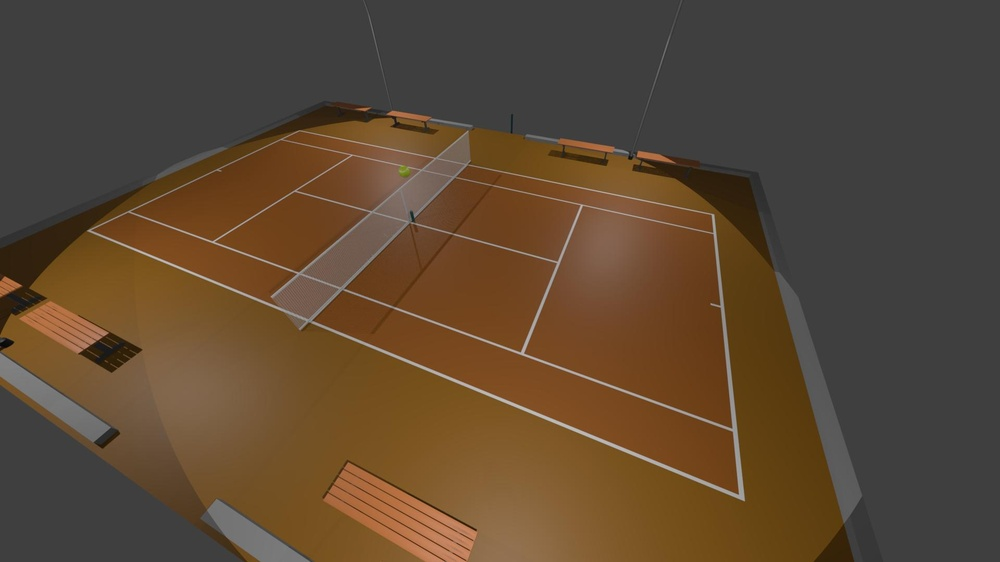
%> input picture misc/Labs/Lab4/captures/leftImg_1.jpeg, 1000 x 562 px, shrunk from 1920 x 1080 before the run
$ octave --eval "result = detectBall_Hough(imread('captures/leftImg_1.jpeg'));"   (GNU Octave 9; MATLAB toolbox functions it lacks are replaced by stand-ins)
%> lines starting %> are read from the running program, lines starting %| are printed output that depends on the picture
function [x,y,radius] = detectBall_Hough(img)
% This function detects a bright ball in an RGB image using
% MATLAB's imfindcircles function

% convert image to grayscale
gray = rgb2gray(img);
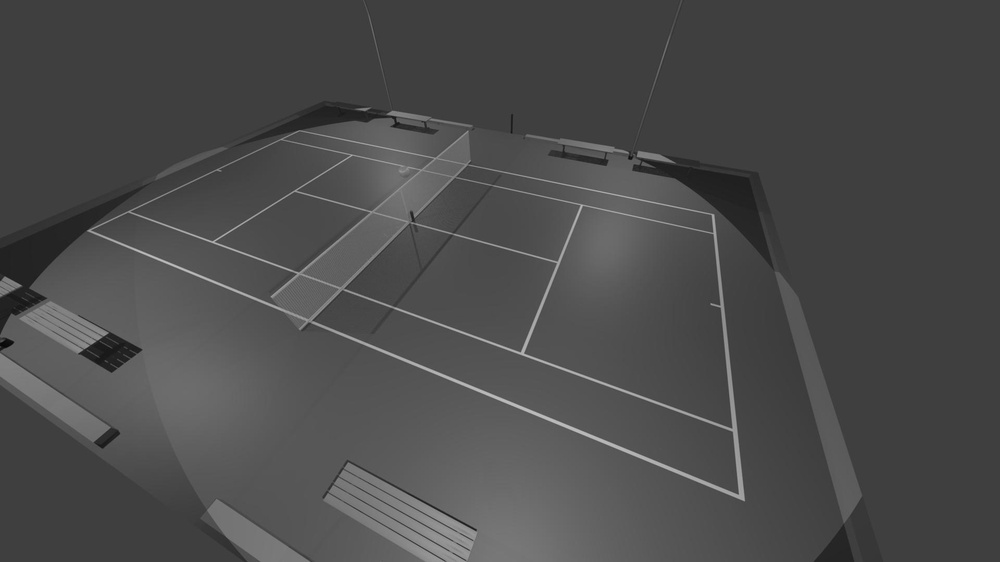
%> gray: size 562x1000 uint8; min 6, max 194, mean 75.5
% enhance local contrast
eq = adapthisteq(gray);
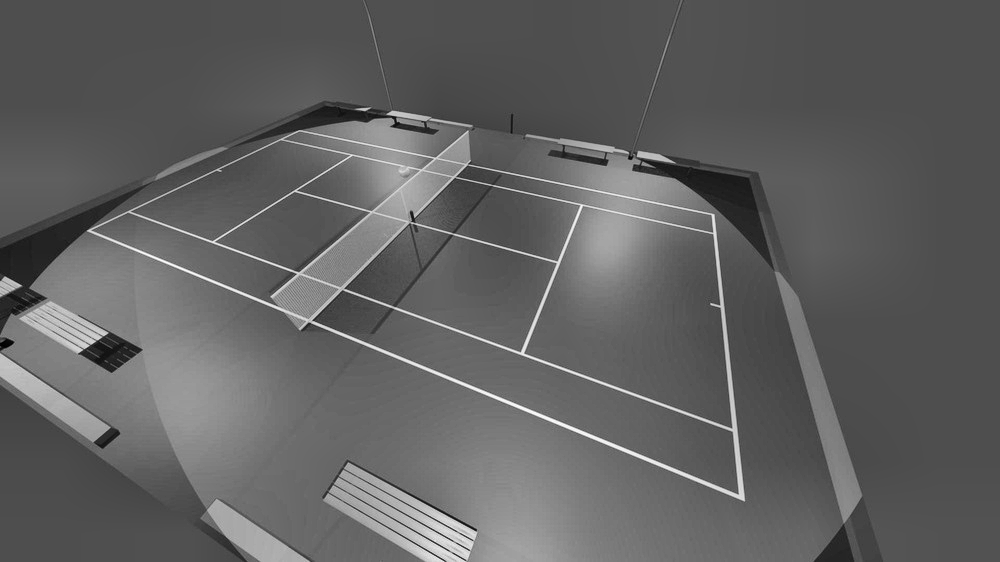
%> eq: size 562x1000 uint8; min 0, max 255, mean 96.7
% detect circles using circular hough transform
[centers, radii] = imfindcircles(eq, ...
    [5,25], ...                   % radius search range
    'ObjectPolarity','bright',...   % detect bright circles
    'Sensitivity',0.95);              % detection sensitivity
%> centers = 39 rows, first 12: [7.17 285.5; 404.2 118.7; 363.7 103.1; 434.2 124; 300.1 322.6; 468.9 535.8; 619.9 160.5; 93.9 335.3; 707.4 222.6; 716.9 300.1; 729 422; 379 132.6]; radii = 39 values, max 24.34 at index 38, min 5 at index 39, mean 9.73

% error handling if nothing is found
if isempty(centers)
    error('No circles detected');
end

% search for dark circles if no bright ball is detected
if radii < 13
    [centers, radii] = imfindcircles(eq, ...
    [5,25], ...                   % radius search range
    'ObjectPolarity','dark',...   % detect dark circles
    'Sensitivity',0.97);          % detection sensitivity
end

% strongest detected circle
centroid = centers(1,:);
%> centroid = [7.17 285.5]
radius = radii(1);
%> radius = 6.7

% return centroid coordinates
x = centroid(1);
%> x = 7.17
y = centroid(2);
%> y = 285.5
%> `result = detectBall_Hough(imread('captures/leftImg_1.jpeg'));`: result = 7.17

end
